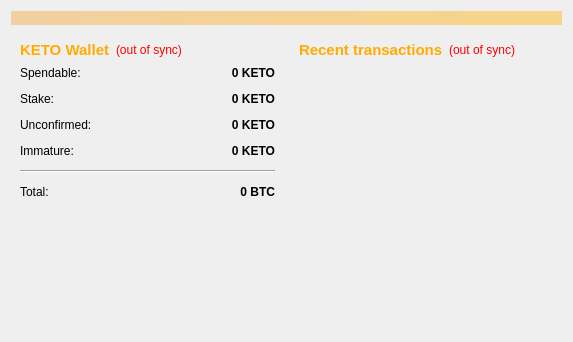
<?xml version="1.0" encoding="UTF-8"?>
<ui version="4.0">
 <class>OverviewPage</class>
 <widget class="QWidget" name="OverviewPage">
  <property name="geometry">
   <rect>
    <x>0</x>
    <y>0</y>
    <width>573</width>
    <height>342</height>
   </rect>
  </property>
  <property name="windowTitle">
   <string>Form</string>
  </property>
  <layout class="QVBoxLayout" name="topLayout">
   <item>
    <widget class="QLabel" name="labelAlerts">
     <property name="visible">
      <bool>false</bool>
     </property>
     <property name="styleSheet">
      <string notr="true">background-color: qlineargradient(x1: 0, y1: 0, x2: 1, y2: 0, stop:0 #F0D0A0, stop:1 #F8D488);  color:#000000
</string>
     </property>
     <property name="wordWrap">
      <bool>true</bool>
     </property>
     <property name="margin">
      <number>3</number>
     </property>
    </widget>
   </item>
   <item>
    <layout class="QHBoxLayout" name="horizontalLayout" stretch="1,1">
     <item>
      <layout class="QVBoxLayout" name="verticalLayout_2">
       <item>
        <widget class="QWidget" name="widget" native="true">
         <layout class="QVBoxLayout" name="verticalLayout_4">
          <item>
           <layout class="QHBoxLayout" name="horizontalLayout_4">
            <item>
             <widget class="QLabel" name="label_5">
              <property name="font">
               <font>
                <pointsize>11</pointsize>
                <weight>75</weight>
                <bold>true</bold>
               </font>
              </property>
              <property name="styleSheet">
               <string notr="true">color: rgb(255, 171, 0);</string>
              </property>
              <property name="text">
               <string>KETO Wallet</string>
              </property>
             </widget>
            </item>
            <item>
             <widget class="QLabel" name="labelWalletStatus">
              <property name="toolTip">
               <string>The displayed information may be out of date. Your wallet automatically synchronizes with the KETOsis network after a connection is established, but this process has not completed yet.</string>
              </property>
              <property name="styleSheet">
               <string notr="true">QLabel { color: red; }</string>
              </property>
              <property name="text">
               <string notr="true">(out of sync)</string>
              </property>
              <property name="alignment">
               <set>Qt::AlignLeading|Qt::AlignLeft|Qt::AlignVCenter</set>
              </property>
             </widget>
            </item>
            <item>
             <spacer name="horizontalSpacer_2">
              <property name="orientation">
               <enum>Qt::Horizontal</enum>
              </property>
              <property name="sizeHint" stdset="0">
               <size>
                <width>40</width>
                <height>20</height>
               </size>
              </property>
             </spacer>
            </item>
           </layout>
          </item>
          <item>
           <layout class="QFormLayout" name="formLayout_2">
            <property name="fieldGrowthPolicy">
             <enum>QFormLayout::AllNonFixedFieldsGrow</enum>
            </property>
            <property name="horizontalSpacing">
             <number>12</number>
            </property>
            <property name="verticalSpacing">
             <number>12</number>
            </property>
            <item row="0" column="0">
             <widget class="QLabel" name="label">
              <property name="text">
               <string>Spendable:</string>
              </property>
             </widget>
            </item>
            <item row="0" column="1">
             <widget class="QLabel" name="labelBalance">
              <property name="font">
               <font>
                <weight>75</weight>
                <bold>true</bold>
               </font>
              </property>
              <property name="cursor">
               <cursorShape>IBeamCursor</cursorShape>
              </property>
              <property name="toolTip">
               <string>Your current spendable balance</string>
              </property>
              <property name="text">
               <string notr="true">0 KETO</string>
              </property>
              <property name="alignment">
               <set>Qt::AlignRight|Qt::AlignTrailing|Qt::AlignVCenter</set>
              </property>
              <property name="textInteractionFlags">
               <set>Qt::LinksAccessibleByMouse|Qt::TextSelectableByKeyboard|Qt::TextSelectableByMouse</set>
              </property>
             </widget>
            </item>
            <item row="1" column="0">
             <widget class="QLabel" name="label_6">
              <property name="text">
               <string>Stake:</string>
              </property>
             </widget>
            </item>
            <item row="1" column="1">
             <widget class="QLabel" name="labelStake">
              <property name="font">
               <font>
                <weight>75</weight>
                <bold>true</bold>
               </font>
              </property>
              <property name="cursor">
               <cursorShape>IBeamCursor</cursorShape>
              </property>
              <property name="toolTip">
               <string>Total of coins that was staked, and do not yet count toward the current balance</string>
              </property>
              <property name="text">
               <string notr="true">0 KETO</string>
              </property>
              <property name="alignment">
               <set>Qt::AlignRight|Qt::AlignTrailing|Qt::AlignVCenter</set>
              </property>
              <property name="textInteractionFlags">
               <set>Qt::LinksAccessibleByMouse|Qt::TextSelectableByKeyboard|Qt::TextSelectableByMouse</set>
              </property>
             </widget>
            </item>
            <item row="2" column="0">
             <widget class="QLabel" name="label_3">
              <property name="text">
               <string>Unconfirmed:</string>
              </property>
             </widget>
            </item>
            <item row="2" column="1">
             <widget class="QLabel" name="labelUnconfirmed">
              <property name="font">
               <font>
                <weight>75</weight>
                <bold>true</bold>
               </font>
              </property>
              <property name="cursor">
               <cursorShape>IBeamCursor</cursorShape>
              </property>
              <property name="toolTip">
               <string>Total of transactions that have yet to be confirmed, and do not yet count toward the current balance</string>
              </property>
              <property name="text">
               <string notr="true">0 KETO</string>
              </property>
              <property name="alignment">
               <set>Qt::AlignRight|Qt::AlignTrailing|Qt::AlignVCenter</set>
              </property>
              <property name="textInteractionFlags">
               <set>Qt::LinksAccessibleByMouse|Qt::TextSelectableByKeyboard|Qt::TextSelectableByMouse</set>
              </property>
             </widget>
            </item>
            <item row="3" column="0">
             <widget class="QLabel" name="labelImmatureText">
              <property name="text">
               <string>Immature:</string>
              </property>
             </widget>
            </item>
            <item row="3" column="1">
             <widget class="QLabel" name="labelImmature">
              <property name="font">
               <font>
                <weight>75</weight>
                <bold>true</bold>
               </font>
              </property>
              <property name="toolTip">
               <string>Mined balance that has not yet matured</string>
              </property>
              <property name="text">
               <string notr="true">0 KETO</string>
              </property>
              <property name="alignment">
               <set>Qt::AlignRight|Qt::AlignTrailing|Qt::AlignVCenter</set>
              </property>
              <property name="textInteractionFlags">
               <set>Qt::LinksAccessibleByMouse|Qt::TextSelectableByKeyboard|Qt::TextSelectableByMouse</set>
              </property>
             </widget>
            </item>
            <item row="4" column="0" colspan="2">
             <widget class="Line" name="line">
              <property name="orientation">
               <enum>Qt::Horizontal</enum>
              </property>
             </widget>
            </item>
            <item row="5" column="0">
             <widget class="QLabel" name="labelTotalText">
              <property name="text">
               <string>Total:</string>
              </property>
             </widget>
            </item>
            <item row="5" column="1">
             <widget class="QLabel" name="labelTotal">
              <property name="font">
               <font>
                <weight>75</weight>
                <bold>true</bold>
               </font>
              </property>
              <property name="cursor">
               <cursorShape>IBeamCursor</cursorShape>
              </property>
              <property name="toolTip">
               <string>Your current total balance</string>
              </property>
              <property name="text">
               <string notr="true">0 BTC</string>
              </property>
              <property name="alignment">
               <set>Qt::AlignRight|Qt::AlignTrailing|Qt::AlignVCenter</set>
              </property>
              <property name="textInteractionFlags">
               <set>Qt::LinksAccessibleByMouse|Qt::TextSelectableByKeyboard|Qt::TextSelectableByMouse</set>
              </property>
             </widget>
            </item>
           </layout>
          </item>
         </layout>
        </widget>
       </item>
       <item>
        <spacer name="verticalSpacer">
         <property name="orientation">
          <enum>Qt::Vertical</enum>
         </property>
         <property name="sizeHint" stdset="0">
          <size>
           <width>20</width>
           <height>40</height>
          </size>
         </property>
        </spacer>
       </item>
      </layout>
     </item>
     <item>
      <layout class="QVBoxLayout" name="verticalLayout_3">
       <item>
        <widget class="QWidget" name="widget_2" native="true">
         <layout class="QVBoxLayout" name="verticalLayout">
          <item>
           <layout class="QHBoxLayout" name="horizontalLayout_2">
            <item>
             <widget class="QLabel" name="label_4">
              <property name="font">
               <font>
                <pointsize>11</pointsize>
                <weight>75</weight>
                <bold>true</bold>
               </font>
              </property>
              <property name="styleSheet">
               <string notr="true">color: rgb(255, 171, 0);</string>
              </property>
              <property name="text">
               <string>&lt;b&gt;Recent transactions&lt;/b&gt;</string>
              </property>
             </widget>
            </item>
            <item>
             <widget class="QLabel" name="labelTransactionsStatus">
              <property name="toolTip">
               <string>The displayed information may be out of date. Your wallet automatically synchronizes with the KETOsis network after a connection is established, but this process has not completed yet.</string>
              </property>
              <property name="styleSheet">
               <string notr="true">QLabel { color: red; }</string>
              </property>
              <property name="text">
               <string notr="true">(out of sync)</string>
              </property>
              <property name="alignment">
               <set>Qt::AlignRight|Qt::AlignTrailing|Qt::AlignVCenter</set>
              </property>
             </widget>
            </item>
            <item>
             <spacer name="horizontalSpacer">
              <property name="orientation">
               <enum>Qt::Horizontal</enum>
              </property>
              <property name="sizeHint" stdset="0">
               <size>
                <width>40</width>
                <height>20</height>
               </size>
              </property>
             </spacer>
            </item>
           </layout>
          </item>
          <item>
           <widget class="QListView" name="listTransactions">
            <property name="styleSheet">
             <string notr="true">QListView { background: transparent; }</string>
            </property>
            <property name="frameShape">
             <enum>QFrame::NoFrame</enum>
            </property>
            <property name="verticalScrollBarPolicy">
             <enum>Qt::ScrollBarAlwaysOff</enum>
            </property>
            <property name="horizontalScrollBarPolicy">
             <enum>Qt::ScrollBarAlwaysOff</enum>
            </property>
            <property name="selectionMode">
             <enum>QAbstractItemView::NoSelection</enum>
            </property>
           </widget>
          </item>
         </layout>
        </widget>
       </item>
      </layout>
     </item>
    </layout>
   </item>
  </layout>
 </widget>
 <resources/>
 <connections/>
</ui>
